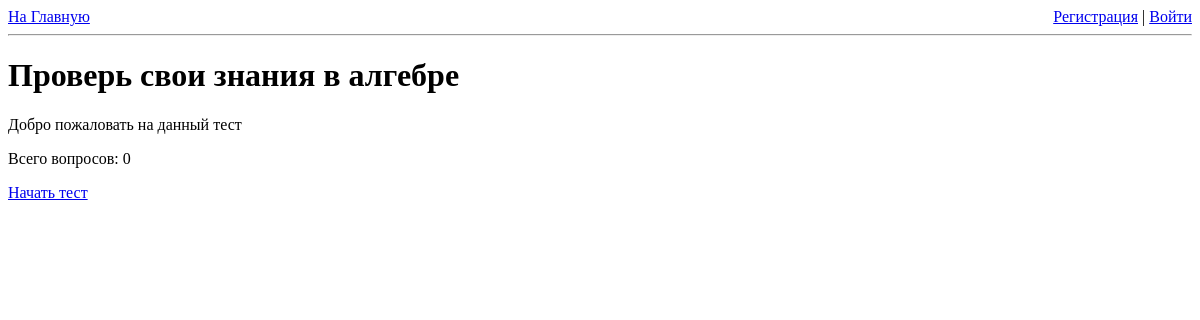
The app's page /1/1/, older data.
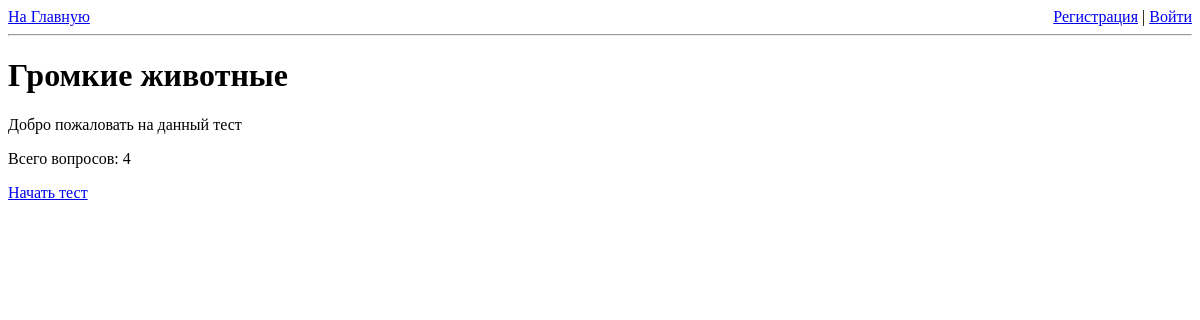
The same page, newer data.
### tests/models.py (models this page shows, shortened)
class Test(models.Model):
    class Level(models.TextChoices):
        EAZY = ('eazy', 'Легко')
        MEDIUM = ('medium', 'Средне')
        HARD = ('hard', 'Сложно')
    name = models.CharField('Название', max_length=100)
    level = models.CharField('Сложность',
                            max_length=6,
                            choices=Level.choices,
                            default=Level.EAZY)
    created_at = models.DateTimeField(auto_now_add=True)
    updated_at = models.DateTimeField(auto_now=True)
    category = models.ForeignKey(Category,
                                 related_name='tests',
                                 on_delete=models.CASCADE)
    class Meta:
        verbose_name = 'Тест'
        verbose_name_plural = 'Тесты'

### tests/views.py (the view)
# urls.py: path('<int:cat_id>/<int:test_id>/', test_page, name='test_page'),
def test_page(request, cat_id, test_id):
    test = Test.objects.get(pk=test_id)
    done = request.session.get(f'test{test_id}')
    return render(request, 'tests/test_page.html', context={'test': test,
                                                            'done': done,
                                                            'cat_id': cat_id})

### tests/templates/tests/test_page.html (shortened to what this page needs)
{% extends 'base.html' %}
{% block content %}
    <h1>{{ test.name }}</h1>
    <p>Добро пожаловать на данный тест</p>
    <p>Всего вопросов: {{ test.questions.count }}</p>
    <a href="{% url 'question_page' cat_id=cat_id test_id=test.pk quest_id=1 %}">Начать тест</a>
{% endblock %}

Row changes from the older to the newer data that the page shows:
changed Test: name "Проверь свои знания в алгебре" → "Громкие животные"; questions.count "0" → "4"
